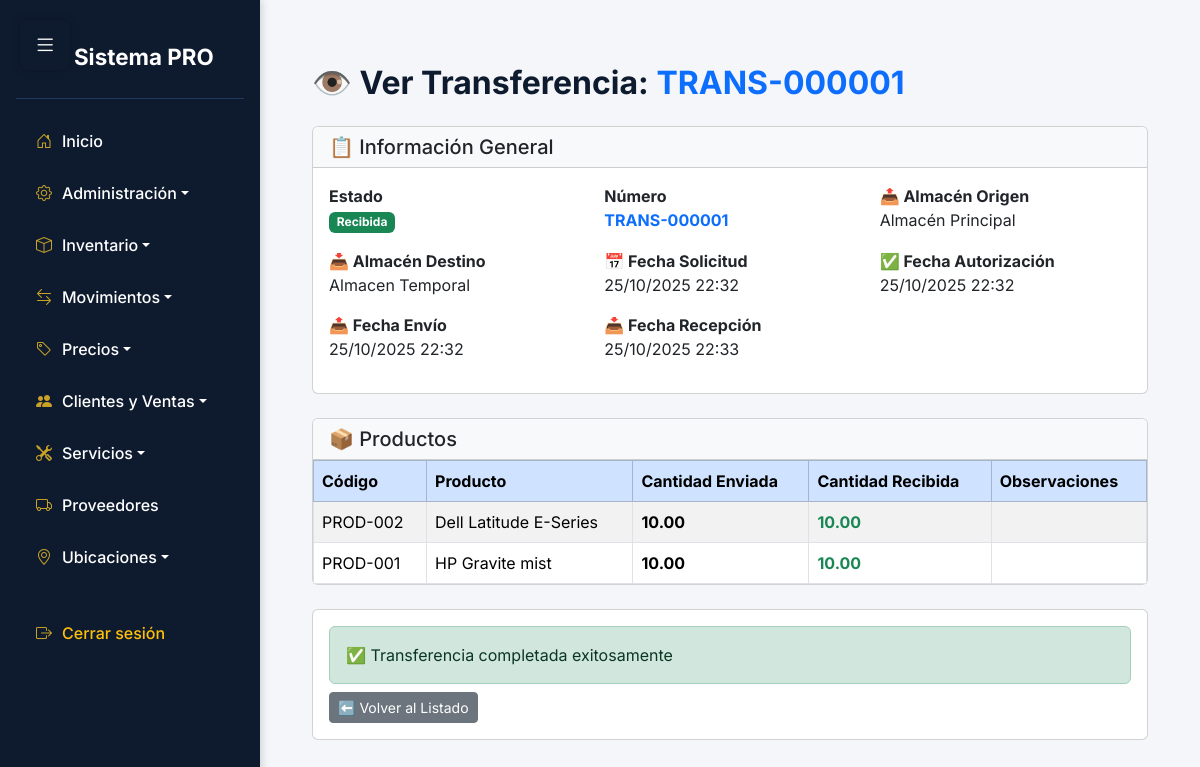
The app's page /app/vista/transferencias/ver.php?id=2 (signed in) with its own data.
### tables this page shows
CREATE TABLE `transferencias` (
  `id` int NOT NULL,
  `numero_transferencia` varchar(50) NOT NULL,
  `almacen_origen_id` int NOT NULL,
  `almacen_destino_id` int NOT NULL,
  `fecha_solicitud` datetime NOT NULL DEFAULT CURRENT_TIMESTAMP,
  `fecha_autorizacion` datetime DEFAULT NULL,
  `fecha_envio` datetime DEFAULT NULL,
  `fecha_recepcion` datetime DEFAULT NULL,
  `transferencia_estado_id` int NOT NULL DEFAULT '1',
  `observaciones` text,
  `usuario_solicita_id` int NOT NULL,
  `usuario_autoriza_id` int DEFAULT NULL,
  `usuario_envia_id` int DEFAULT NULL,
  `usuario_recibe_id` int DEFAULT NULL,
  `creado_en` datetime DEFAULT CURRENT_TIMESTAMP,
  `actualizado_en` datetime DEFAULT CURRENT_TIMESTAMP ON UPDATE CURRENT_TIMESTAMP
);

CREATE TABLE `transferencias_estados` (
  `id` int NOT NULL,
  `nombre` varchar(50) NOT NULL,
  `descripcion` text,
  `orden` int NOT NULL,
  `creado_en` datetime DEFAULT CURRENT_TIMESTAMP,
  `actualizado_en` datetime DEFAULT CURRENT_TIMESTAMP ON UPDATE CURRENT_TIMESTAMP
);

CREATE TABLE `almacenes` (
  `id` int NOT NULL,
  `codigo` varchar(20) NOT NULL,
  `nombre` varchar(100) NOT NULL,
  `ubicacion` text,
  `descripcion` text,
  `responsable_usuario_id` int DEFAULT NULL,
  `estado_id` int NOT NULL DEFAULT '1',
  `usuario_creador_id` int DEFAULT NULL,
  `usuario_modificador_id` int DEFAULT NULL,
  `creado_en` datetime DEFAULT CURRENT_TIMESTAMP,
  `actualizado_en` datetime DEFAULT CURRENT_TIMESTAMP ON UPDATE CURRENT_TIMESTAMP
);

CREATE TABLE `transferencias_detalle` (
  `id` int NOT NULL,
  `transferencia_id` int NOT NULL,
  `producto_id` int NOT NULL,
  `cantidad` decimal(10,2) NOT NULL,
  `cantidad_recibida` decimal(10,2) DEFAULT NULL COMMENT 'Cantidad realmente recibida',
  `observaciones` text
);

CREATE TABLE `productos` (
  `id` int NOT NULL,
  `codigo` varchar(50) NOT NULL,
  `nombre` varchar(200) NOT NULL,
  `descripcion` text,
  `categoria_id` int NOT NULL,
  `unidad_medida_id` int NOT NULL,
  `proveedor_id` int DEFAULT NULL,
  `peso` decimal(10,2) DEFAULT NULL COMMENT 'Peso en kilogramos',
  `imagen_url` varchar(255) DEFAULT NULL,
  `estado_id` int NOT NULL DEFAULT '1',
  `usuario_creador_id` int DEFAULT NULL,
  `usuario_modificador_id` int DEFAULT NULL,
  `creado_en` datetime DEFAULT CURRENT_TIMESTAMP,
  `actualizado_en` datetime DEFAULT CURRENT_TIMESTAMP ON UPDATE CURRENT_TIMESTAMP
);

### app/Conexion/Conexion.php (called while the page is built)
<?php
class Conexion {
    private $conexion;
    private $host = 'localhost';
    private $dbName = 'aegis';
    private $username = 'root';
    private $password = '';
    public function __construct() {
        try {
            $this->conexion = new PDO(
                "mysql:host=$this->host;dbname=$this->dbName",
                $this->username,
                $this->password
            );
            $this->conexion->setAttribute(PDO::ATTR_ERRMODE, PDO::ERRMODE_EXCEPTION);
        } catch (PDOException $e) {
            die("Error de conexión: " . $e->getMessage());
        }
    }
    public function getConexion() {
        return $this->conexion;
    }
}
?>

### app/Modelo/Transferencias.php (called while the page is built, shortened)
<?php
require_once __DIR__ . '/../Conexion/Conexion.php';
class Transferencias {
    private $conexion;
    public function __construct() {
        $this->conexion = new Conexion();
        $this->verificarEstados();
    }
    private function verificarEstados() {
        $estadosNecesarios = [
            ['nombre' => 'Solicitada', 'descripcion' => 'Transferencia creada y pendiente de autorización', 'orden' => 1],
            ['nombre' => 'Autorizada', 'descripcion' => 'Transferencia autorizada y lista para envío', 'orden' => 2],
            ['nombre' => 'Enviada', 'descripcion' => 'Productos enviados del almacén origen', 'orden' => 3],
            ['nombre' => 'Recibida', 'descripcion' => 'Productos recibidos en almacén destino', 'orden' => 4],
            ['nombre' => 'Cancelada', 'descripcion' => 'Transferencia cancelada', 'orden' => 5]
        ];
        foreach ($estadosNecesarios as $estado) {
            $sql = "SELECT id FROM transferencias_estados WHERE nombre = ?";
            $stmt = $this->conexion->getConexion()->prepare($sql);
            $stmt->execute([$estado['nombre']]);
        }
    }
    private function usuarioTieneAccesoAlmacen($usuario_id, $almacen_id) {
        $sql = "SELECT COUNT(*) as total FROM usuario_almacen
                WHERE usuario_id = ? AND almacen_id = ? AND estado_id = 1";
        $stmt = $this->conexion->getConexion()->prepare($sql);
        $stmt->execute([$usuario_id, $almacen_id]);
        $resultado = $stmt->fetch(PDO::FETCH_ASSOC);
        return $resultado['total'] > 0;
    }
    public function obtener($id, $usuario_id = null) {
        $sql = "SELECT t.*,
                       ao.nombre AS almacen_origen,
                       ad.nombre AS almacen_destino,
                       te.nombre AS estado
                FROM transferencias t
                INNER JOIN almacenes ao ON t.almacen_origen_id = ao.id
                INNER JOIN almacenes ad ON t.almacen_destino_id = ad.id
                INNER JOIN transferencias_estados te ON t.transferencia_estado_id = te.id
                WHERE t.id = ?";
        $stmt = $this->conexion->getConexion()->prepare($sql);
        $stmt->execute([$id]);
        $transferencia = $stmt->fetch(PDO::FETCH_ASSOC);
        if ($transferencia && $usuario_id) {
            $tieneAccesoOrigen = $this->usuarioTieneAccesoAlmacen($usuario_id, $transferencia['almacen_origen_id']);
            $tieneAccesoDestino = $this->usuarioTieneAccesoAlmacen($usuario_id, $transferencia['almacen_destino_id']);
            $transferencia['puede_editar'] = $tieneAccesoOrigen && $transferencia['estado'] === 'Solicitada';
            $transferencia['puede_autorizar'] = $tieneAccesoOrigen && $transferencia['estado'] === 'Solicitada';
            $transferencia['puede_enviar'] = $tieneAccesoOrigen && $transferencia['estado'] === 'Autorizada';
            $transferencia['puede_recibir'] = $tieneAccesoDestino
                                            && $transferencia['estado'] === 'Enviada'
                                            && $transferencia['usuario_solicita_id'] != $usuario_id;
            $transferencia['puede_cancelar'] = $tieneAccesoOrigen && in_array($transferencia['estado'], ['Solicitada', 'Autorizada']);
        }
        return $transferencia;
    }
    public function obtenerDetalle($transferencia_id) {
        $sql = "SELECT td.id,
                       td.transferencia_id,
                       td.producto_id,
                       p.nombre AS producto,
                       p.codigo AS codigo_producto,
                       td.cantidad,
                       td.cantidad_recibida,
                       td.observaciones
                FROM transferencias_detalle td
                INNER JOIN productos p ON td.producto_id = p.id
                WHERE td.transferencia_id = ?";
        $stmt = $this->conexion->getConexion()->prepare($sql);
        $stmt->execute([$transferencia_id]);
        return $stmt->fetchAll(PDO::FETCH_ASSOC);
    }
}

### app/Controlador/TransferenciasControlador.php (called while the page is built, shortened)
<?php
require_once __DIR__ . '/../Modelo/Transferencias.php';
class TransferenciasControlador {
    private $modelo;
    public function __construct() {
        $this->modelo = new Transferencias();
    }
    private function obtenerUsuarioId() {
        return $_SESSION['usuario_id'];
    }
    public function obtener($id) {
        $usuario_id = $this->obtenerUsuarioId();
        return $this->modelo->obtener($id, $usuario_id);
    }
    public function obtenerDetalle($id) {
        return $this->modelo->obtenerDetalle($id);
    }
}

### app/Vista/Transferencias/ver.php (the view, shortened to what this page needs)
<?php
require_once '../../Controlador/TransferenciasControlador.php';
require_once '../../../includes/sidebar.php';
$controlador = new TransferenciasControlador();
$id = $_GET['id'] ?? null;
try {
    $transferencia = $controlador->obtener($id);
    $detalle       = $controlador->obtenerDetalle($id);
} catch (Exception $e) {
    header("Location: listar.php?error=" . urlencode($e->getMessage()));
    exit();
}
?>
<div class="container mt-4">
    <h2 class="mb-4">👁️ Ver Transferencia: <span class="text-primary"><?= htmlspecialchars($transferencia['numero_transferencia']) ?></span></h2>
    <div class="card mb-4">
        <div class="card-header bg-light">
            <h5 class="mb-0">📋 Información General</h5>
        </div>
        <div class="card-body">
            <div class="row mb-3">
                <div class="col-md-4"><strong>Estado</strong>
                    <?php $estado = htmlspecialchars($transferencia['estado']);
                          $badge  = match(strtolower($estado)){
                              'solicitada'=>'warning','autorizada'=>'info','enviada'=>'secondary',
                              'recibida'=>'success','cancelada'=>'danger',default=>'light'};
                    ?>
                    <br><span class="badge bg-<?= $badge ?>"><?= $estado ?></span>
                </div>
                <div class="col-md-4"><strong>Número</strong>
                    <br><span class="text-primary fw-bold"><?= htmlspecialchars($transferencia['numero_transferencia']) ?></span>
                </div>
                <div class="col-md-4"><strong>📤 Almacén Origen</strong>
                    <br><?= htmlspecialchars($transferencia['almacen_origen']) ?>
                </div>
            </div>
            <div class="row mb-3">
                <div class="col-md-4"><strong>📥 Almacén Destino</strong>
                    <br><?= htmlspecialchars($transferencia['almacen_destino']) ?>
                </div>
                <div class="col-md-4"><strong>📅 Fecha Solicitud</strong>
                    <br><?= date('d/m/Y H:i', strtotime($transferencia['fecha_solicitud'])) ?>
                </div>
                <?php if ($transferencia['fecha_autorizacion']): ?>
                <div class="col-md-4"><strong>✅ Fecha Autorización</strong>
                    <br><?= date('d/m/Y H:i', strtotime($transferencia['fecha_autorizacion'])) ?>
                </div>
                <?php endif; ?>
            </div>
            <?php if ($transferencia['fecha_envio']): ?>
            <div class="row mb-3">
                <div class="col-md-4"><strong>📤 Fecha Envío</strong>
                    <br><?= date('d/m/Y H:i', strtotime($transferencia['fecha_envio'])) ?>
                </div>
                <?php if ($transferencia['fecha_recepcion']): ?>
                <div class="col-md-4"><strong>📥 Fecha Recepción</strong>
                    <br><?= date('d/m/Y H:i', strtotime($transferencia['fecha_recepcion'])) ?>
                </div>
                <?php endif; ?>
            </div>
            <?php endif; ?>
        </div>
    </div>
    <div class="card mb-4">
        <div class="card-header bg-light">
            <h5 class="mb-0">📦 Productos</h5>
        </div>
        <div class="card-body p-0">
            <div class="table-responsive">
                <table class="table table-bordered table-striped mb-0">
                    <thead class="table-primary">
                        <tr>
                            <th>Código</th><th>Producto</th><th>Cantidad Enviada</th>
                            <th>Cantidad Recibida</th><th>Observaciones</th>
                        </tr>
                    </thead>
                    <tbody>
                        <?php foreach ($detalle as $item):
                        ?>
                        <tr>
                            <td><?= htmlspecialchars($item['codigo_producto']) ?></td>
                            <td><?= htmlspecialchars($item['producto']) ?></td>
                            <td><strong><?= number_format($item['cantidad'],2) ?></strong></td>
                            <td>
                                <?php if ($item['cantidad_recibida'] !== null): ?>
                                    <strong class="text-success"><?= number_format($item['cantidad_recibida'],2) ?></strong>
                                <?php else: ?>
                                    <span class="text-muted">Pendiente</span>
                                <?php endif; ?>
                            </td>
                            <td><?= htmlspecialchars($item['observaciones'] ?? '') ?></td>
                        </tr>
                        <?php endforeach; ?>
                    </tbody>
                </table>
            </div>
        </div>
    </div>
    <div class="card mb-4">
        <div class="card-body">
            <?php if ($transferencia['estado'] === 'Solicitada'): ?>
                <?php if ($transferencia['puede_autorizar']): ?>
                    <form action="acciones.php" method="POST" class="d-inline">
                        <input type="hidden" name="accion" value="autorizar">
                        <input type="hidden" name="id" value="<?= $id ?>">
                        <button class="btn btn-success btn-sm" onclick="return confirm('¿Autorizar esta transferencia?')">✅ Autorizar</button>
                    </form>
                <?php endif; ?>
                <?php if ($transferencia['puede_editar']): ?>
                    <a href="editar.php?id=<?= $id ?>" class="btn btn-warning btn-sm">✏️ Editar</a>
                <?php endif; ?>
                <?php if ($transferencia['puede_cancelar']): ?>
                    <form action="acciones.php" method="POST" class="d-inline">
                        <input type="hidden" name="accion" value="cancelar">
                        <input type="hidden" name="id" value="<?= $id ?>">
                        <button class="btn btn-danger btn-sm" onclick="return confirm('¿Cancelar esta transferencia?')">❌ Cancelar</button>
                    </form>
                <?php endif; ?>
                <?php if (!$transferencia['puede_autorizar'] && !$transferencia['puede_editar']): ?>
                    <div class="alert alert-info mb-0">
                        ℹ️ Esta transferencia debe ser autorizada por el almacén de origen.
                    </div>
                <?php endif; ?>
            <?php elseif ($transferencia['estado'] === 'Recibida'): ?>
                <div class="alert alert-success mb-0">
                    ✅ Transferencia completada exitosamente
                </div>
            <?php elseif ($transferencia['estado'] === 'Cancelada'): ?>
                <div class="alert alert-danger mb-0">
                    ❌ Esta transferencia ha sido cancelada
                </div>
            <?php endif; ?>
            <a href="listar.php" class="btn btn-secondary btn-sm mt-2">⬅️ Volver al Listado</a>
        </div>
    </div>
</div>

### includes/sidebar.php (style rules this page uses)
:root { --sidebar-bg: #0e1b2f; --sidebar-hover: #1f3a5f; --accent-gold: #c9a227; --body-bg: #f4f6f9; --text-light: #ffffff; --text-dark: #2e2e2e; }
body { font-family: 'Inter', sans-serif; background-color: var(--body-bg); color: var(--text-dark); margin: 0; padding: 0; }
h1, h2, h3 { color: var(--sidebar-bg); font-weight: 700; }

### records on screen
transferencias: numero_transferencia "TRANS-000001", transferencia_estado.nombre "Recibida", almacen_origen.nombre "Almacén Principal", almacen_destino.nombre "Almacen Temporal", fecha_solicitud "25/10/2025 22:32", fecha_autorizacion "25/10/2025 22:32", fecha_envio "25/10/2025 22:32", fecha_recepcion "25/10/2025 22:33"
transferencias_detalle: producto.codigo "PROD-002", producto.nombre "Dell Latitude E-Series", cantidad "10.00", cantidad_recibida "10.00"
transferencias_detalle: producto.codigo "PROD-001", producto.nombre "HP Gravite mist", cantidad "10.00", cantidad_recibida "10.00"
